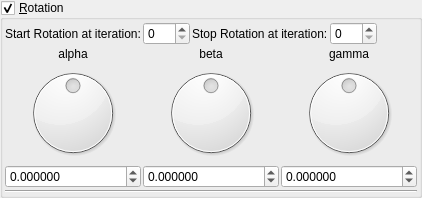
    <widget class="MyGroupBox" name="groupCheck_transf_rotation_enabled">
     <property name="title">
      <string>&amp;Rotation</string>
     </property>
     <property name="checkable">
      <bool>true</bool>
     </property>
     <layout class="QVBoxLayout" name="verticalLayout_9" stretch="0,0,0">
      <property name="spacing">
       <number>2</number>
      </property>
      <property name="leftMargin">
       <number>2</number>
      </property>
      <property name="topMargin">
       <number>2</number>
      </property>
      <property name="rightMargin">
       <number>2</number>
      </property>
      <property name="bottomMargin">
       <number>2</number>
      </property>
      <item>
       <layout class="QGridLayout" name="gridLayout_62">
        <property name="spacing">
         <number>2</number>
        </property>
        <item row="1" column="5">
         <spacer name="horizontalSpacer_35">
          <property name="orientation">
           <enum>Qt::Horizontal</enum>
          </property>
          <property name="sizeHint" stdset="0">
           <size>
            <width>40</width>
            <height>2</height>
           </size>
          </property>
         </spacer>
        </item>
        <item row="1" column="2">
         <widget class="QLabel" name="label_247">
          <property name="text">
           <string>Stop Rotation at iteration:</string>
          </property>
         </widget>
        </item>
        <item row="1" column="3">
         <widget class="MySpinBox" name="spinboxInt_transf_stop_iterations_R">
          <property name="sizePolicy">
           <sizepolicy hsizetype="Minimum" vsizetype="Maximum">
            <horstretch>0</horstretch>
            <verstretch>0</verstretch>
           </sizepolicy>
          </property>
          <property name="maximum">
           <number>250</number>
          </property>
         </widget>
        </item>
        <item row="1" column="1">
         <widget class="MySpinBox" name="spinboxInt_transf_start_iterations_R">
          <property name="sizePolicy">
           <sizepolicy hsizetype="Minimum" vsizetype="Maximum">
            <horstretch>0</horstretch>
            <verstretch>0</verstretch>
           </sizepolicy>
          </property>
          <property name="maximum">
           <number>250</number>
          </property>
         </widget>
        </item>
        <item row="1" column="0">
         <widget class="QLabel" name="label_246">
          <property name="text">
           <string>Start Rotation at iteration:</string>
          </property>
         </widget>
        </item>
       </layout>
      </item>
      <item>
       <layout class="QGridLayout" name="gridLayout_11">
        <property name="spacing">
         <number>2</number>
        </property>
        <item row="2" column="1">
         <widget class="QDial" name="dial3_transf_rotation_y">
          <property name="minimum">
           <number>-18000</number>
          </property>
          <property name="maximum">
           <number>18000</number>
          </property>
          <property name="wrapping">
           <bool>true</bool>
          </property>
         </widget>
        </item>
        <item row="1" column="0">
         <widget class="QLabel" name="label_35">
          <property name="text">
           <string notr="true">alpha</string>
          </property>
          <property name="alignment">
           <set>Qt::AlignCenter</set>
          </property>
         </widget>
        </item>
        <item row="2" column="2">
         <widget class="QDial" name="dial3_transf_rotation_z">
          <property name="minimum">
           <number>-18000</number>
          </property>
          <property name="maximum">
           <number>18000</number>
          </property>
          <property name="wrapping">
           <bool>true</bool>
          </property>
         </widget>
        </item>
        <item row="3" column="0">
         <widget class="MyDoubleSpinBox" name="spinboxd3_transf_rotation_x">
          <property name="sizePolicy">
           <sizepolicy hsizetype="Minimum" vsizetype="Maximum">
            <horstretch>0</horstretch>
            <verstretch>0</verstretch>
           </sizepolicy>
          </property>
          <property name="prefix">
           <string/>
          </property>
          <property name="suffix">
           <string/>
          </property>
          <property name="decimals">
           <number>6</number>
          </property>
          <property name="minimum">
           <double>-36000.000000000000000</double>
          </property>
          <property name="maximum">
           <double>36000.000000000000000</double>
          </property>
          <property name="singleStep">
           <double>1.000000000000000</double>
          </property>
         </widget>
        </item>
        <item row="3" column="1">
         <widget class="MyDoubleSpinBox" name="spinboxd3_transf_rotation_y">
          <property name="sizePolicy">
           <sizepolicy hsizetype="Minimum" vsizetype="Maximum">
            <horstretch>0</horstretch>
            <verstretch>0</verstretch>
           </sizepolicy>
          </property>
          <property name="prefix">
           <string/>
          </property>
          <property name="suffix">
           <string/>
          </property>
          <property name="decimals">
           <number>6</number>
          </property>
          <property name="minimum">
           <double>-36000.000000000000000</double>
          </property>
          <property name="maximum">
           <double>36000.000000000000000</double>
          </property>
          <property name="singleStep">
           <double>1.000000000000000</double>
          </property>
         </widget>
        </item>
        <item row="3" column="2">
         <widget class="MyDoubleSpinBox" name="spinboxd3_transf_rotation_z">
          <property name="sizePolicy">
           <sizepolicy hsizetype="Minimum" vsizetype="Maximum">
            <horstretch>0</horstretch>
            <verstretch>0</verstretch>
           </sizepolicy>
          </property>
          <property name="prefix">
           <string/>
          </property>
          <property name="suffix">
           <string/>
          </property>
          <property name="decimals">
           <number>6</number>
          </property>
          <property name="minimum">
           <double>-36000.000000000000000</double>
          </property>
          <property name="maximum">
           <double>36000.000000000000000</double>
          </property>
          <property name="singleStep">
           <double>1.000000000000000</double>
          </property>
         </widget>
        </item>
        <item row="1" column="1">
         <widget class="QLabel" name="label_34">
          <property name="text">
           <string notr="true">beta</string>
          </property>
          <property name="alignment">
           <set>Qt::AlignCenter</set>
          </property>
         </widget>
        </item>
        <item row="1" column="2">
         <widget class="QLabel" name="label_36">
          <property name="text">
           <string notr="true">gamma</string>
          </property>
          <property name="alignment">
           <set>Qt::AlignCenter</set>
          </property>
         </widget>
        </item>
        <item row="2" column="0">
         <widget class="QDial" name="dial3_transf_rotation_x">
          <property name="minimum">
           <number>-18000</number>
          </property>
          <property name="maximum">
           <number>18000</number>
          </property>
          <property name="wrapping">
           <bool>true</bool>
          </property>
         </widget>
        </item>
       </layout>
      </item>
      <item>
       <widget class="Line" name="line_28">
        <property name="orientation">
         <enum>Qt::Horizontal</enum>
        </property>
       </widget>
      </item>
     </layout>
    </widget>
